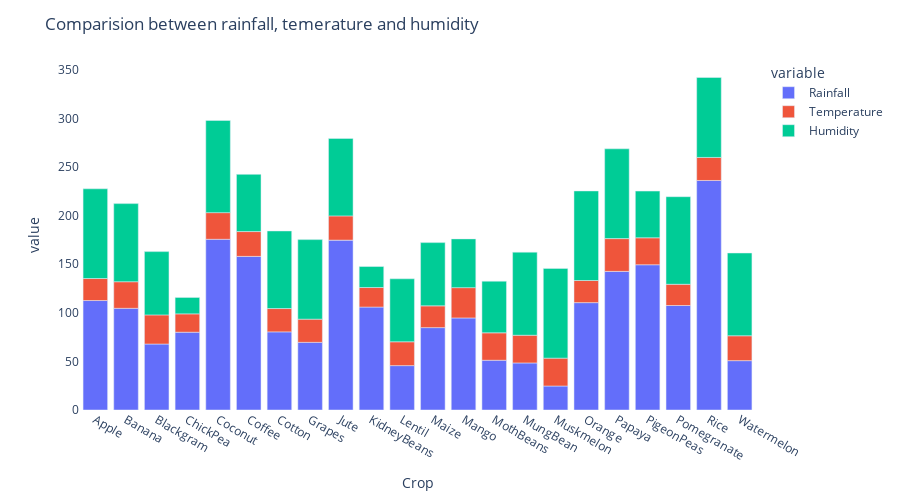

Notebook cell for this chart:
### Code cell
fig = px.bar(crop_summary, x=crop_summary.index, y=["Rainfall", "Temperature", "Humidity"])
fig.update_layout(title_text="Comparision between rainfall, temerature and humidity",
                  plot_bgcolor='white',
                 height=500)

fig.update_xaxes(showgrid=False)
fig.update_yaxes(showgrid=False)
fig.show()

### Figure 1 — Plotly figure (JSON) as saved in the notebook; plotly's stock layout.template omitted (floating-point values rounded to 4 significant figures)
{"data": [{"alignmentgroup": "True", "hovertemplate": "variable=Rainfall<br>Crop=%{x}<br>value=%{y}<extra></extra>", "legendgroup": "Rainfall", "marker": {"color": "#636efa", "pattern": {"shape": ""}}, "name": "Rainfall", "offsetgroup": "Rainfall", "orientation": "v", "showlegend": true, "textposition": "auto", "type": "bar", "x": ["Apple", "Banana", "Blackgram", "ChickPea", "Coconut", "Coffee", "Cotton", "Grapes", "Jute", "KidneyBeans", "Lentil", "Maize", "Mango", "MothBeans", "MungBean", "Muskmelon", "Orange", "Papaya", "PigeonPeas", "Pomegranate", "Rice", "Watermelon"], "xaxis": "x", "y": [112.7, 104.6, 67.88, 80.06, 175.7, 158.1, 80.4, 69.61, 174.8, 105.9, 45.68, 84.77, 94.7, 51.2, 48.4, 24.69, 110.5, 142.6, 149.5, 107.5, 236.2, 50.79], "yaxis": "y"}, {"alignmentgroup": "True", "hovertemplate": "variable=Temperature<br>Crop=%{x}<br>value=%{y}<extra></extra>", "legendgroup": "Temperature", "marker": {"color": "#EF553B", "pattern": {"shape": ""}}, "name": "Temperature", "offsetgroup": "Temperature", "orientation": "v", "showlegend": true, "textposition": "auto", "type": "bar", "x": ["Apple", "Banana", "Blackgram", "ChickPea", "Coconut", "Coffee", "Cotton", "Grapes", "Jute", "KidneyBeans", "Lentil", "Maize", "Mango", "MothBeans", "MungBean", "Muskmelon", "Orange", "Papaya", "PigeonPeas", "Pomegranate", "Rice", "Watermelon"], "xaxis": "x", "y": [22.63, 27.38, 29.97, 18.87, 27.41, 25.54, 23.99, 23.85, 24.96, 20.12, 24.51, 22.39, 31.21, 28.19, 28.53, 28.66, 22.77, 33.72, 27.74, 21.84, 23.69, 25.59], "yaxis": "y"}, {"alignmentgroup": "True", "hovertemplate": "variable=Humidity<br>Crop=%{x}<br>value=%{y}<extra></extra>", "legendgroup": "Humidity", "marker": {"color": "#00cc96", "pattern": {"shape": ""}}, "name": "Humidity", "offsetgroup": "Humidity", "orientation": "v", "showlegend": true, "textposition": "auto", "type": "bar", "x": ["Apple", "Banana", "Blackgram", "ChickPea", "Coconut", "Coffee", "Cotton", "Grapes", "Jute", "KidneyBeans", "Lentil", "Maize", "Mango", "MothBeans", "MungBean", "Muskmelon", "Orange", "Papaya", "PigeonPeas", "Pomegranate", "Rice", "Watermelon"], "xaxis": "x", "y": [92.33, 80.36, 65.12, 16.86, 94.84, 58.87, 79.84, 81.88, 79.64, 21.61, 64.8, 65.09, 50.16, 53.16, 85.5, 92.34, 92.17, 92.4, 48.06, 90.13, 82.27, 85.16], "yaxis": "y"}], "layout": {"barmode": "relative", "height": 500, "legend": {"title": {"text": "variable"}, "tracegroupgap": 0}, "margin": {"t": 60}, "plot_bgcolor": "white", "title": {"text": "Comparision between rainfall, temerature and humidity"}, "xaxis": {"anchor": "y", "domain": [0, 1], "showgrid": false, "title": {"text": "Crop"}}, "yaxis": {"anchor": "x", "domain": [0, 1], "showgrid": false, "title": {"text": "value"}}}}
